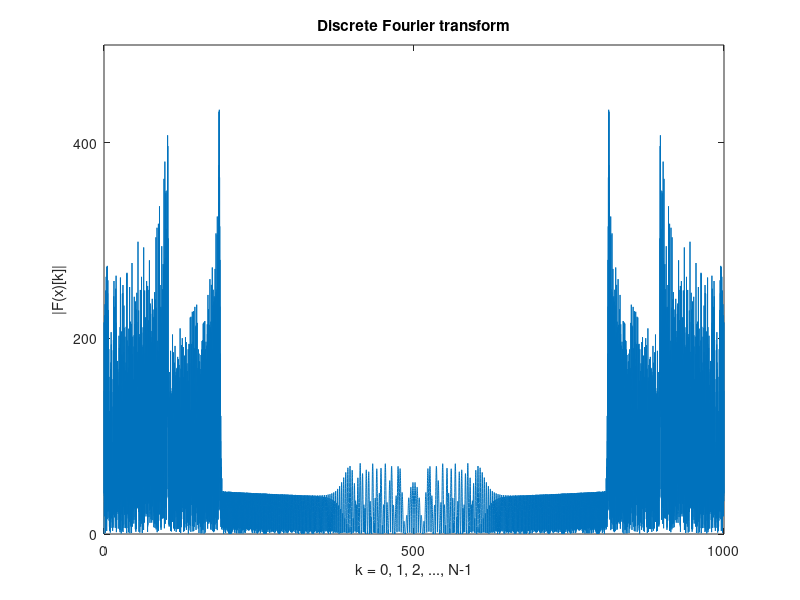

MATLAB code to generate this figure:
% computer_sound_b.m
%%%%%%%%%%%%%%%%%%%%%%
fs=1000;
Ts=1/fs;
N=12000;
t=(0:N-1)*Ts;
s=sin(2*t.*(t-3).*(t-6).*(t-9).*(t-12));
%%%%%%%%%%%%%%%%%%%%
%
% discrete Fourier transform 
%
%%%%%%%%%%%%%%%%%%%%
hat = fft(s); 
g = abs(hat);
k = (0:N-1)*(100/N);
plot(k,g);
title('Discrete Fourier transform');
xlabel('k = 0, 1, 2, ..., N-1');
xticks([0 50 100])
xticklabels({'0','500','1000'})
ylabel('|F(x)[k]|');
yticks([0 200 400]);
%%%%%%%%%%%%%%%%%%%%
%
% discrete Fourier transform 
%
%%%%%%%%%%%%%%%%%%%%
% kshift = (-N/2:N/2-1)*(100/N);
% gshift = fftshift(g);
% plot(kshift,gshift);
% title('Discrete Fourier transform (shifted)');
% xlabel('k = -N/2, ..., 0, ..., N/2');
% xticks([-50 0 50])
% xticklabels({'-500','0','500'})
% ylabel('|F(x)[k]|');
% yticks([0 200 400]);
